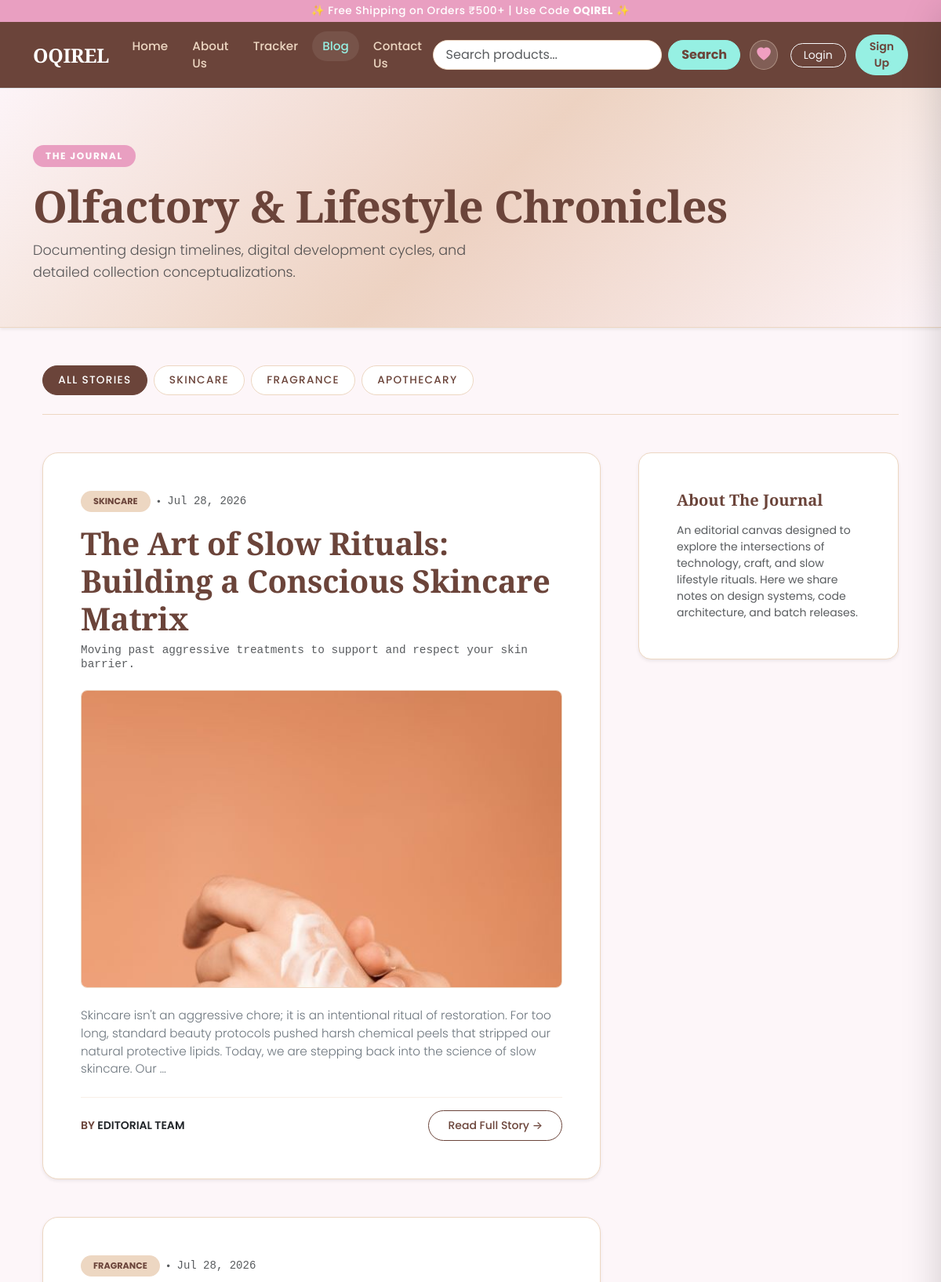
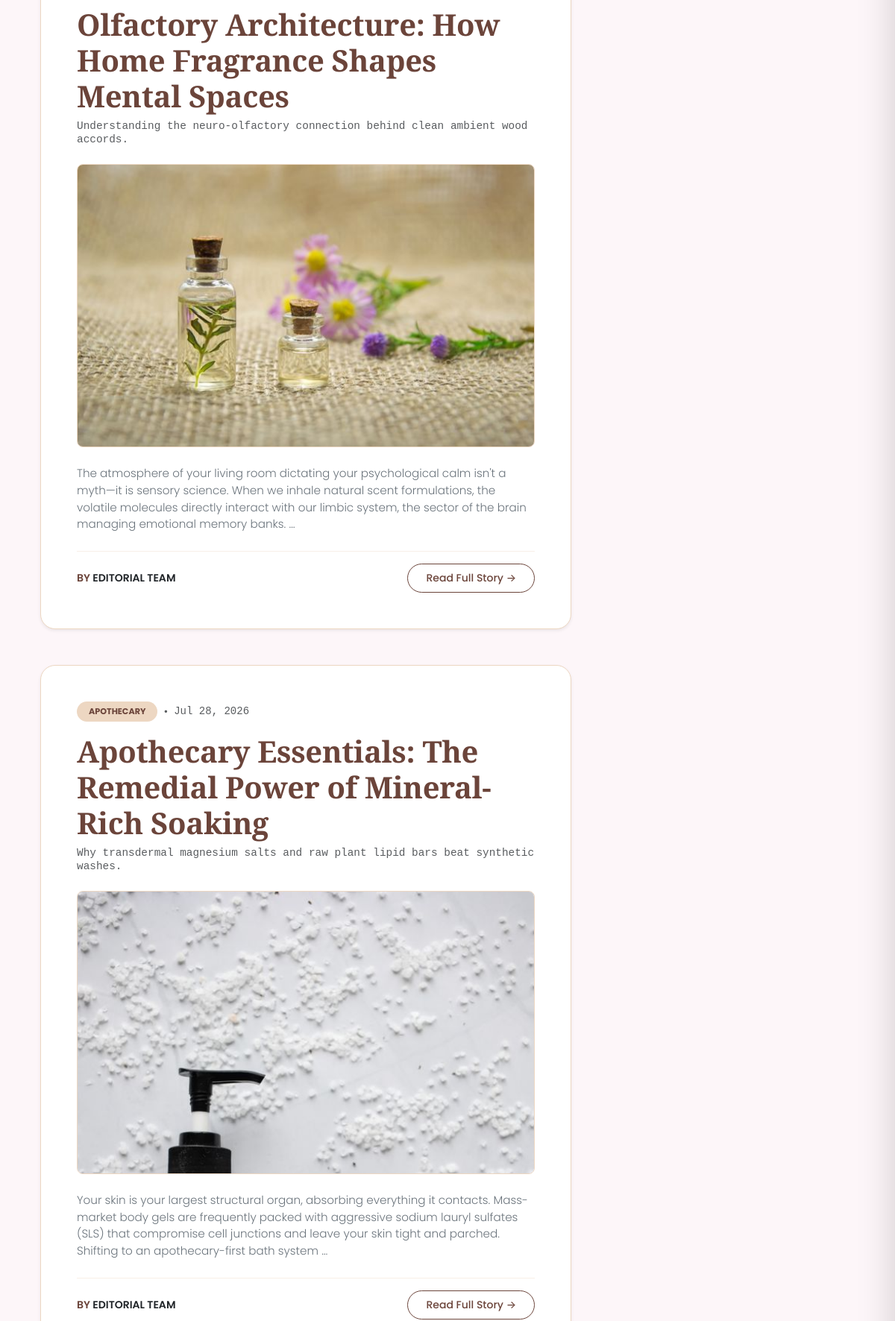
Screenshot of /blog/ (upper part) with the database file from the repository (2 pictures, top to bottom).
### blog/models.py (models this page shows, shortened)
class BlogPost(models.Model):
    post_id = models.AutoField(primary_key=True)
    title = models.CharField(max_length=200)
    category = models.CharField(max_length=50, default="General")
    chead = models.CharField(max_length=500, default="")
    author = models.CharField(max_length=100, default="")
    content = models.CharField(max_length=5000, default="")
    pub_date = models.DateField()
    thumbnail = models.ImageField(upload_to="blog/images", default="")
    likes = models.ManyToManyField('auth.User', blank=True, related_name='blog_likes')
    @property
    def subheading(self):
        return self.chead

### blog/views.py (the view)
# urls.py: path('', views.index, name='blogHome'),
def index(request):
    selected_category = request.GET.get('category', '').strip()
    all_categories = BlogPost.objects.values_list('category', flat=True).distinct()
    if selected_category:
        myposts = BlogPost.objects.filter(category__iexact=selected_category).order_by('-pub_date')
    else:
        myposts = BlogPost.objects.all().order_by('-pub_date')
    params = {
        'myposts': myposts,
        'posts': myposts,
        'all_categories': all_categories,
        'selected_category': selected_category
    }
    return render(request, 'blog/index.html', params)

### blog/templates/blog/index.html (shortened to what this page needs)
{% extends "shop/basic.html" %}
{% load static %}
{% block body %}
<div class="journal-hero mb-5 shadow-sm">
  <div class="container text-center text-md-start position-relative" style="z-index: 2;">
    <span class="badge mb-3 px-3 py-2 rounded-pill uppercase fw-bold" style="background-color: var(--color-pink); color: #fff; letter-spacing: 0.1rem; font-size: 0.75rem;">THE JOURNAL</span>
    <h1 class="display-4 fw-bold mb-2" style="font-family: 'Playfair Display', serif; color: var(--color-brown); letter-spacing: -0.04rem;">
      Olfactory & Lifestyle Chronicles
    </h1>
    <p class="text-muted lead mb-0" style="max-width: 600px; font-weight: 300; font-size: 1.1rem; line-height: 1.6;">
      Documenting design timelines, digital development cycles, and detailed collection conceptualizations.
    </p>
  </div>
</div>
<div class="container mb-5 pb-5 px-4">
  <div class="d-flex flex-wrap gap-2 border-bottom pb-4 mb-5 overflow-x-auto select-none" style="border-color: #edd7c2 !important;">
    <a href="/blog/" class="text-decoration-none category-pill {% if not selected_category %}active{% endif %}">
      ALL STORIES
    </a>
    {% for cat in all_categories %}
      <a href="/blog/?category={{ cat }}" class="text-decoration-none category-pill {% if selected_category == cat %}active{% endif %}">
        {{ cat|upper }}
      </a>
    {% endfor %}
  </div>
  <div class="row g-5">
    <div class="col-12 col-lg-8">
      {% for post in myposts %}
      <div class="article-card mb-5 p-4 p-md-5 shadow-sm">
        <div class="d-flex align-items-center gap-2 mb-3">
          <span class="badge text-uppercase tracking-wider px-3 py-2 rounded-pill" style="background-color: var(--color-nude); color: var(--color-brown); font-size: 0.7rem;">
            {{ post.category }}
          </span>
          <span class="text-muted small">•</span>
          <span class="text-muted small font-monospace">{{ post.pub_date|date:"M d, Y" }}</span>
        </div>
        <h2 class="display-6 fw-bold mb-2" style="font-family: 'Playfair Display', serif; letter-spacing: -0.02rem;">
          <a href="/blog/blogpost/{{ post.post_id }}" class="text-decoration-none hover:opacity-85 transition" style="color: var(--color-brown);">
            {{ post.title }}
          </a>
        </h2>
        <h5 class="text-muted italic mb-4 font-monospace" style="font-size: 0.9rem;">{{ post.subheading }}</h5>
        {% if post.thumbnail %}
        <div class="mb-4 overflow-hidden rounded-3 border" style="max-height: 380px; border-color: #edd7c2 !important;">
          <img src="/media/{{ post.thumbnail }}" alt="{{ post.title }}" class="img-fluid w-100" style="object-fit: cover; transition: transform 0.6s ease;" onmouseover="this.style.transform='scale(1.02)'" onmouseout="this.style.transform='scale(1)'">
        </div>
        {% endif %}
        <p class="text-secondary lh-relaxed mb-4" style="font-size: 0.95rem; font-weight: 300;">{{ post.content|truncatewords:40 }}</p>
        <div class="d-flex justify-content-between align-items-center pt-3 border-top" style="border-color: rgba(237, 215, 194, 0.4) !important;">
          <div class="small fw-semibold text-uppercase tracking-wider" style="color: var(--color-brown);">
            By <span class="text-dark">{{ post.author|default:"Admin" }}</span>
          </div>
          <a href="/blog/blogpost/{{ post.post_id }}" class="btn btn-sm btn-outline-primary rounded-pill px-4 py-2 fw-medium">
            Read Full Story &rarr;
          </a>
        </div>
      </div>
      {% endfor %}
    </div>
    <div class="col-12 col-lg-4">
      <div class="position-sticky" style="top: 6rem;">
        <div class="p-4 p-lg-5 sidebar-box shadow-sm">
          <h5 class="fw-bold mb-3" style="font-family: 'Playfair Display', serif; color: var(--color-brown);">About The Journal</h5>
          <p class="mb-0 text-muted small lh-relaxed font-light">
            An editorial canvas designed to explore the intersections of technology, craft, and slow lifestyle rituals. Here we share notes on design systems, code architecture, and batch releases.
          </p>
        </div>
      </div>
    </div>
  </div>
</div>
{% endblock %}

### shop/templates/shop/basic.html (style rules this page uses)
:root { --color-pink: #e99fc1; --color-bg: #fdf6f9; --color-brown: #6b443a; --color-nude: #edd7c2; --color-mint: #96f0e3; --color-mint-hover: #7be4d5; --color-pink-dark: #d887ab; }
html { scrollbar-width: thin !important; scrollbar-color: var(--color-nude) var(--color-bg) !important; }
body { background-color: var(--color-bg); color: var(--color-brown); font-family: 'Poppins', system-ui, -apple-system, sans-serif; }
h1, h2, h3, .brand-font { font-family: 'Playfair Display', Georgia, serif; }
.btn-outline-primary { color: var(--color-brown) !important; border-color: var(--color-brown) !important; }
.select-none { user-select: none; -webkit-user-select: none; }

### blog/templates/blog/index.html (style rules this page uses)
.journal-hero { background: linear-gradient(135deg, #fdf6f9 0%, #edd7c2 50%, #fdf6f9 100%); border-bottom: 1px solid #edd7c2; padding: 4.5rem 0 3.5rem; position: relative; overflow: hidden; }
.journal-hero::before { content: ''; position: absolute; top: -50%; left: -50%; width: 200%; height: 200%; background: radial-gradient(circle, rgba(240, 159, 193, 0.1) 0%, transparent 65%); pointer-events: none; }
.category-pill { color: var(--color-brown); font-weight: 500; font-size: 0.85rem; letter-spacing: 0.08rem; padding: 0.5rem 1.2rem; border-radius: 30px; border: 1px solid #edd7c2; background-color: #fff; transition: all 0.3s cubic-bezier(0.16, 1, 0.3, 1); }
.category-pill:hover, .category-pill.active { background-color: var(--color-brown); border-color: var(--color-brown); color: #fff !important; }
.article-card { background: #ffffff; border: 1px solid #edd7c2; border-radius: 20px; overflow: hidden; transition: all 0.4s cubic-bezier(0.16, 1, 0.3, 1); }
.sidebar-box { background: #ffffff; border: 1px solid #edd7c2; border-radius: 16px; }

### rows the page displays
BlogPost: category "SKINCARE", pub_date "Jul 28, 2026", title "The Art of Slow Rituals: Building a Conscious Skincare Matrix", subheading "Moving past aggressive treatments to support and respect your skin barrier.", thumbnail (picture), content "Skincare isn't an aggressive chore; it is an intentional ritual of restoration. For too long, standard beauty protocols pushed harsh chemical peels that stripped our natural protective lipids. Today, we are stepping back into the science of slow skincare. Our …", author "EDITORIAL TEAM"
BlogPost: category "FRAGRANCE", pub_date "Jul 28, 2026", title "Olfactory Architecture: How Home Fragrance Shapes Mental Spaces", subheading "Understanding the neuro-olfactory connection behind clean ambient wood accords.", thumbnail (picture), content "The atmosphere of your living room dictating your psychological calm isn't a myth—it is sensory science. When we inhale natural scent formulations, the volatile molecules directly interact with our limbic system, the sector of the brain managing emotional memory banks. …", author "EDITORIAL TEAM"
BlogPost: category "APOTHECARY", pub_date "Jul 28, 2026", title "Apothecary Essentials: The Remedial Power of Mineral-Rich Soaking", subheading "Why transdermal magnesium salts and raw plant lipid bars beat synthetic washes.", thumbnail (picture), content "Your skin is your largest structural organ, absorbing everything it contacts. Mass-market body gels are frequently packed with aggressive sodium lauryl sulfates (SLS) that compromise cell junctions and leave your skin tight and parched. Shifting to an apothecary-first bath system …", author "EDITORIAL TEAM"

### other values shown
{{ cat|upper }} "SKINCARE" "FRAGRANCE" "APOTHECARY"
